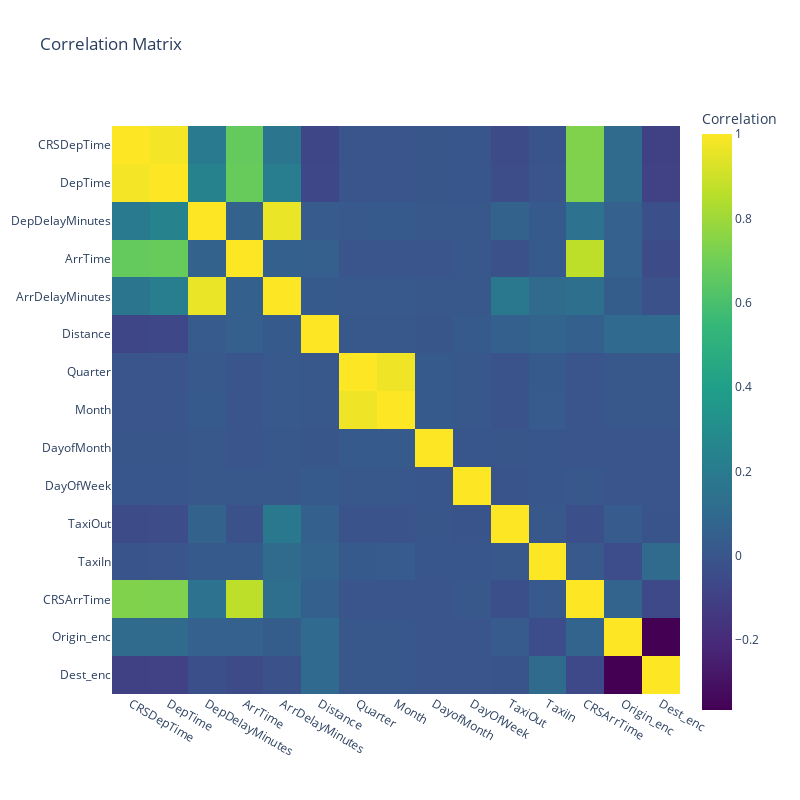

The code cell stored with this chart in its notebook:
### Markdown cell above
## Correlation matrix

### Code cell
import plotly.express as px
df_corr=df_train.drop('FlightDate',axis=1)
corrmat = df_corr.corr() 
fig = px.imshow(corrmat,
                labels = dict(color='Correlation'),
                x=corrmat.columns,
                y=corrmat.index,
                color_continuous_scale='Viridis',
                title='Correlation Matrix')
fig.update_layout(width=800, height=800)
fig.show()

### Figure 1 — Plotly figure (JSON) as saved in the notebook; plotly's stock layout.template omitted (floating-point values rounded to 4 significant figures; data arrays with more than 128 entries replaced by an {"elided": "..."} marker saying what was removed)
{"data": [{"coloraxis": "coloraxis", "hovertemplate": "x: %{x}<br>y: %{y}<br>Correlation: %{z}<extra></extra>", "name": "0", "type": "heatmap", "x": ["CRSDepTime", "DepTime", "DepDelayMinutes", "ArrTime", "ArrDelayMinutes", "Distance", "Quarter", "Month", "DayofMonth", "DayOfWeek", "TaxiOut", "TaxiIn", "CRSArrTime", "Origin_enc", "Dest_enc"], "xaxis": "x", "y": ["CRSDepTime", "DepTime", "DepDelayMinutes", "ArrTime", "ArrDelayMinutes", "Distance", "Quarter", "Month", "DayofMonth", "DayOfWeek", "TaxiOut", "TaxiIn", "CRSArrTime", "Origin_enc", "Dest_enc"], "yaxis": "y", "z": {"elided": "15x15 float values"}}], "layout": {"coloraxis": {"colorbar": {"title": {"text": "Correlation"}}, "colorscale": [[0, "#440154"], [0.1111, "#482878"], [0.2222, "#3e4989"], [0.3333, "#31688e"], [0.4444, "#26828e"], [0.5556, "#1f9e89"], [0.6667, "#35b779"], [0.7778, "#6ece58"], [0.8889, "#b5de2b"], [1, "#fde725"]]}, "height": 800, "title": {"text": "Correlation Matrix"}, "width": 800, "xaxis": {"anchor": "y", "constrain": "domain", "domain": [0, 1], "scaleanchor": "y"}, "yaxis": {"anchor": "x", "autorange": "reversed", "constrain": "domain", "domain": [0, 1]}}}
